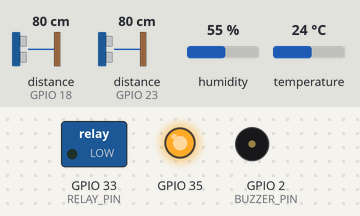
A sketch run on a simulated ESP32. Shown: switched loads named in the sketch (green lamp = pin HIGH), output pins drawn as LEDs (lit = HIGH), buzzer (waves = sounding, pin HIGH). Wiring (inferred from the names in the program): 2 × ultrasonic range finder: trigger GPIO 5, echo GPIO 18 / trigger GPIO 19, echo GPIO 23. The inputs (shaded band) are chosen by the test bench; at power-on: distance to the obstacle (sensors on GPIO 18, GPIO 23) 80 cm, humidity 55 %, temperature 24 °C. The echo pulse lasts 58.3 µs per cm; WiFi joins after 1.5 s; servers stay silent unless stated; pins used as bus, display or sensor lines are not drawn; what the sketch prints to the serial monitor is not drawn.

Above: at 0.1 s.
At 1.8 s:
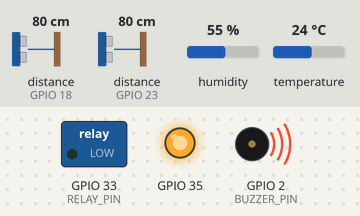
At 3.3 s:
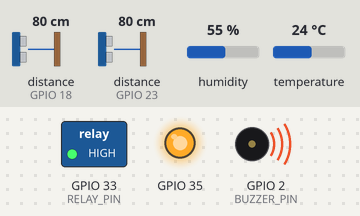
Timing chart, 0 to 4.8 s (numbered marks = the images above):
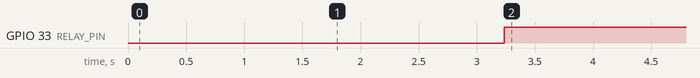

Measured:
- by itself, GPIO 33 (RELAY_PIN): LOW → HIGH at 3.2 s

The sketch:

kandangayam1.ino
```cpp
#define BLYNK_TEMPLATE_ID "TMPL6FVNQ6qlo"
#define BLYNK_TEMPLATE_NAME "Kandang Ayam"
#define BLYNK_AUTH_TOKEN "wfOx1SXocTpO95GLvSlEdzgcAt63ddzZ"

#include <WiFi.h>
#include <WiFiClient.h>
#include <BlynkSimpleEsp32.h>
#include <DHT22.h>
#include <Wire.h>
#include <RTClib.h>
#include <HTTPClient.h>

// WiFi credentials
char ssid[] = "OPPO Reno4 F";
char pass[] = "wawan123";

int lampState;
bool flagSwitch = 0; // 0 = normal, 1 = override manual
int flagStateOn=0;


// Pin configuration
#define DHTPIN 4
#define DHTTYPE DHT22
#define BUZZER_PIN 2
#define RELAY_PIN 33

#define TRIG_PAKAN 5
#define ECHO_PAKAN 18
#define TRIG_AIR 19
#define ECHO_AIR 23

DHT22 dht(DHTPIN);
RTC_DS3231 rtc;

// Virtual Pins Blynk
#define VP_TEMP V0
#define VP_HUMID V1
#define VP_PAKAN V2
#define VP_AIR V3
#define VP_LAMP_SWITCH V4

/*This is the Sheets GAS ID, you need to look for your sheets id*/
String Sheets_GAS_ID = "AKfycby8WJqjWXybLkXVEEu5QsCOIZKU6pJ4EcfKyVnieDFt2NZ_WYKbQGoyVpWSZbyKAnRo";
float suhu = 0.0, kelembaban = 0.0, sisaPakan = 0.0, sisaMinum = 0.0;
long int cntTimer5min = 0;
long int timer5sec = 0;


BlynkTimer timer;

void setupUltrasonic(int trigPin, int echoPin) {
  pinMode(trigPin, OUTPUT);
  pinMode(echoPin, INPUT);
}

long readDistance(int trigPin, int echoPin) {
  digitalWrite(trigPin, LOW);
  delayMicroseconds(2);
  digitalWrite(trigPin, HIGH);
  delayMicroseconds(10);
  digitalWrite(trigPin, LOW);
  return pulseIn(echoPin, HIGH) * 0.034 / 2;
}

// void readSensor() {
//   float temp = dht.getTemperature();
//   float humid = dht.getHumidity();
//   long distPakan = readDistance(TRIG_PAKAN, ECHO_PAKAN);
//   long distAir = readDistance(TRIG_AIR, ECHO_AIR);

//   int persentasePakan = constrain(map(distPakan, 20, 6, 0, 100), 0, 100);
//   int persentaseAir = constrain(map(distAir, 20, 2, 0, 100), 0, 100);

//   Serial.print("Humidity : ");
//   Serial.print(humid);
//   Serial.print("  | Temp : ");
//   Serial.print(temp);
//   Serial.print("  | Pakan: ");
//   Serial.print(persentasePakan);
//   Serial.print("% | Air: ");
//   Serial.print(persentaseAir);
//   Serial.println("%");
// }

void sendSensor() {
  float temp = dht.getTemperature();
  float humid = dht.getHumidity();
  long distPakan = readDistance(TRIG_PAKAN, ECHO_PAKAN);
  long distAir = readDistance(TRIG_AIR, ECHO_AIR);


  Serial.print("pakan : ");
  Serial.print(distPakan);
  Serial.print("  Minum : ");
  Serial.print(distAir);
  Serial.println();
  int persentasePakan = constrain(map(distPakan, 13, 6, 0, 100), 0, 100); //ganti setting pakan
  int persentaseAir = constrain(map(distAir, 13, 6, 0, 100), 0, 100); //ganti setting minum

   suhu = (float) temp;
  kelembaban = (float) humid;
  sisaPakan = (float) persentasePakan;
  sisaMinum = (float) persentaseAir;
  Serial.println("---------------------------------");
  Serial.print("Data ke Spreadsheet : ");
  Serial.print(suhu);
  Serial.print(" \t");
  Serial.print(kelembaban);
  Serial.print(" \t");
  Serial.print(sisaPakan);
  Serial.print(" \t");
  Serial.println(sisaMinum);
  Serial.println("---------------------------------");

  Serial.print("Pakan: ");
  Serial.print(persentasePakan);
  Serial.print("% | Air: ");
  Serial.print(persentaseAir);
  Serial.print("% | Temp: ");
  Serial.print(temp);
  Serial.print("°C | Humid: ");
  Serial.print(humid);
  Serial.println("%");

  Blynk.virtualWrite(VP_TEMP, temp);
  Blynk.virtualWrite(VP_HUMID, humid);
  Blynk.virtualWrite(VP_PAKAN, persentasePakan);
  Blynk.virtualWrite(VP_AIR, persentaseAir);

  // Logika lampu otomatis hanya jika tidak override
  if (flagSwitch == 0) {
    if(temp < 33 && flagStateOn==0 )
    {
      digitalWrite(RELAY_PIN, HIGH);
    }
    else if (temp >= 33 || humid < 40) { //set point temp
      digitalWrite(RELAY_PIN, HIGH);  // matikan lampu
      flagStateOn=1;
    } else if (temp == 30 && flagStateOn==1)  {
      flagStateOn=0;   // nyalakan lampu
    }
  }

  // Buzzer aktif jika pakan atau air < 30%
  if (persentasePakan < 30 || persentaseAir < 30) {
    digitalWrite(BUZZER_PIN, HIGH);
  } else {
    digitalWrite(BUZZER_PIN, LOW);
  }
}

// Manual control via Blynk (override 10 detik)
BLYNK_WRITE(VP_LAMP_SWITCH) {
  lampState = param.asInt();
  Serial.println("Manual switch state: " + String(lampState));

  flagSwitch = 1; // Masuk ke mode override

  if (lampState == 1) {
    digitalWrite(RELAY_PIN, LOW);  // Paksa lampu ON
  } else {
    digitalWrite(RELAY_PIN, HIGH);   // Paksa lampu OFF
  }

  timer.setTimeout(10000L, resetSwitch); // Kembali ke mode normal setelah 10 detik
}

void resetSwitch() {
  flagSwitch = 0;
  Serial.println("Kembali ke mode otomatis (suhu dan kelembaban)");
}

void connectToWiFi() {
  Serial.print("Menghubungkan ke WiFi");
  WiFi.begin(ssid, pass);
  int retry = 0;
  while (WiFi.status() != WL_CONNECTED && retry < 20) {
    delay(500);
    Serial.print(".");
    retry++;
  }

  if (WiFi.status() == WL_CONNECTED) {
    Serial.println("\nWiFi terhubung!");
    Serial.print("IP Address: ");
    Serial.println(WiFi.localIP());
    digitalWrite(BUZZER_PIN, LOW);
    delay(200);
    digitalWrite(BUZZER_PIN, HIGH);
    delay(200);
  } else {
    Serial.println("\nGagal koneksi WiFi.");
  }
}

void checkConnection() {
  if (WiFi.status() != WL_CONNECTED) {
    Serial.println("WiFi terputus! Mencoba koneksi ulang...");
    connectToWiFi();
  }

  if (!Blynk.connected()) {
    Serial.println("Blynk tidak terhubung! Mencoba koneksi ulang...");
    Blynk.connect();
  }

  if (WiFi.status() == WL_CONNECTED && Blynk.connected()) {
    Serial.println("Koneksi ke WiFi dan Blynk OK.");
  }
}

void WRITE_GoogleSheet(){
  String urlFinal = "https://script.google.com/macros/s/"+Sheets_GAS_ID+"/exec?"+"value1=" + String(suhu) + "&value2=" + String(kelembaban) + "&value3=" + String(sisaPakan) + "&value4=" + String(sisaMinum);
  Serial.print("POST data to spreadsheet:");
  Serial.println(urlFinal);
  HTTPClient http;
  http.begin(urlFinal.c_str());
  http.setFollowRedirects(HTTPC_STRICT_FOLLOW_REDIRECTS);
  int httpCode = http.GET();
  Serial.print("HTTP Status Code: ");
  Serial.println(httpCode);

  String payload;
  if (httpCode > 0) {
      payload = http.getString();
      Serial.println("Payload: "+payload);
  }
  http.end();
}

void setup() {
  Serial.begin(115200);
  pinMode(BUZZER_PIN, OUTPUT);
  pinMode(35, OUTPUT);
  digitalWrite(35, HIGH);
  pinMode(RELAY_PIN, OUTPUT);

  setupUltrasonic(TRIG_PAKAN, ECHO_PAKAN);
  setupUltrasonic(TRIG_AIR, ECHO_AIR);

  connectToWiFi();
  Blynk.config(BLYNK_AUTH_TOKEN);
  Blynk.connect();

  timer.setInterval(1000L, sendSensor);
  timer.setInterval(10000L, checkConnection);
}

void loop() {
  Blynk.run();
  timer.run();

  if((millis() - timer5sec) > 5000){
    cntTimer5min++;
    if(cntTimer5min >= 60){
      // Upload data ke spreadsheet
      WRITE_GoogleSheet();
      cntTimer5min = 0;
      Serial.println("Send Gsheet");
    }
    timer5sec = millis();

  }

}
```
